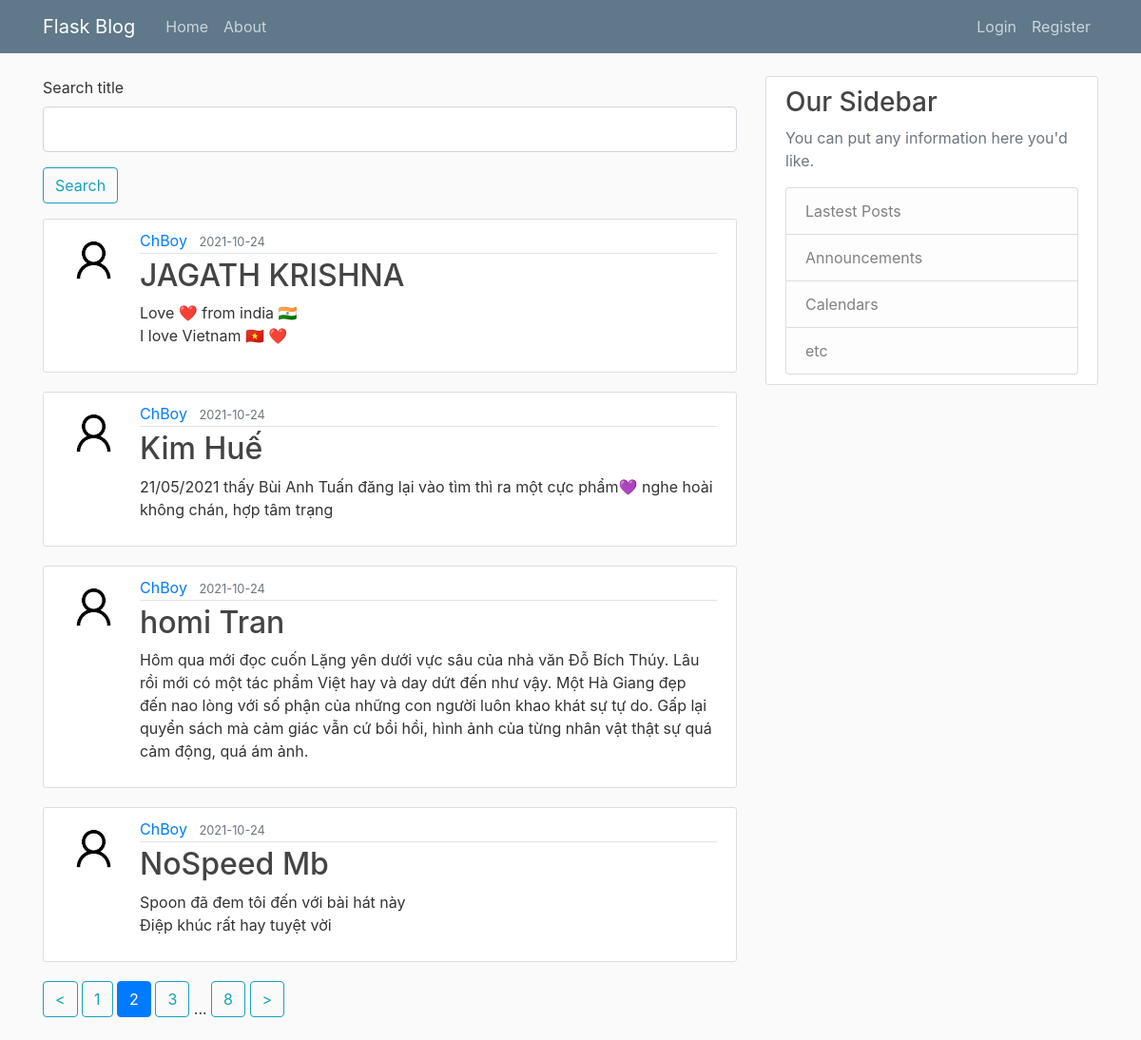
The page /home?page=2 on the database its author committed.
### flaskblog/models.py (models this page shows, shortened)
class Post(db.Model):
    id = db.Column(db.Integer,primary_key = True)
    title = db.Column(db.String(100),nullable = False)
    date_posted = db.Column(db.DateTime,nullable = False,default = datetime.utcnow)
    content = db.Column(db.Text,nullable = False)
    user_id = db.Column(db.Integer,db.ForeignKey('user.id'),nullable = False) # reference to the 'user' table

class User(db.Model,UserMixin):
    id = db.Column(db.Integer,primary_key = True)
    username = db.Column(db.String(20),unique = True,nullable = False)
    email = db.Column(db.String(120),unique = True,nullable = False)
    image_file = db.Column(db.String(20),nullable = False,default = 'default.jpg')
    password = db.Column(db.String(60),nullable = True)
    posts = db.relationship('Post',backref ='author',lazy = True)

### flaskblog/main/routes.py (the view)
@main.route("/")
@main.route("/home")
@swag_from('./docs/homePage.yml')
def home():
    page = request.args.get('page',1,type = int) # find in path  page query, default value = 1
    posts = Post.query.order_by(Post.date_posted.desc()).paginate(page = page,per_page = 4) # paginate each page 4 posts
    form = SearchForm() # search form
    return render_template('home.html', posts = posts,form = form),200

### flaskblog/main/forms.py
class SearchForm(FlaskForm):
    keyword = StringField('Search title',validators = [DataRequired()])
    submit = SubmitField('Search')

### flaskblog/templates/home.html
{% extends 'layout.html'%}
{% block content %}
    <form method = 'POST' action = "/search">
        <div class = 'form-group'>
            {{ form.keyword.label(class = 'form-control-label') }}
            {{ form.keyword(class="form-control form-control-lg") }}
        </div>
        <div class = 'form-group'>
            {{ form.submit(class = "btn btn-outline-info") }}
        </div>
    </form>
{% for post in posts.items %}
    <article class='media content-section'>
        <img class = 'rounded-circle article-img' src = "{{url_for('static',filename='profile_pics/' + post.author.image_file)}}">
        <div class='media-body'>
            <div class='article-metadata'>
                <a class='mr-2' href = "{{ url_for('users.user_post',username = post.author.username) }}">{{ post.author.username }}</a>
                <small class='text-muted'>{{ post.date_posted.strftime('%Y-%m-%d') }}</small>
            </div>
            <h2> <a class='article-title' href='/post/{{ post.id }}'>{{ post.title }}</a></h2>
            <p class = 'article-content'>{{ post.content }}</p>
        </div>
    </article>
{% endfor %}
{%if posts.page > 1 %}
    <a class = 'btn btn-outline-info mb-4' href = "{{ url_for('main.home',page = posts.page -1) }}"> < </a>
{% endif %}
{% for page_num in posts.iter_pages(left_edge =1, right_edge=1,left_current=1,right_current=2) %}
    {% if page_num %}
        {% if page_num == posts.page %}
            <a class = 'btn btn-primary mb-4' href = "{{ url_for('main.home',page = page_num) }}">{{page_num}}</a>
        {% else %}
            <a class = 'btn btn-outline-info mb-4' href = "{{ url_for('main.home',page = page_num) }}">{{page_num}}</a>
        {% endif %}
    {% else %}
      ...
    {% endif %}
{% endfor %}
    <a class = 'btn btn-outline-info mb-4' href = "{{ url_for('main.home',page = posts.page +1) }}"> > </a>
{% endblock content%}

### flaskblog/static/main.css (style rules this page uses)
body { background: #fafafa; color: #333333; margin-top: 5rem; }
h1, h2, h3, h4, h5, h6 { color: #444444; }
.content-section { background: #ffffff; padding: 10px 20px; border: 1px solid #dddddd; border-radius: 3px; margin-bottom: 20px; }
.article-title { color: #444444; }
.article-content { white-space: pre-line; }
.article-img { height: 65px; width: 65px; margin-right: 16px; }
.article-metadata { padding-bottom: 1px; margin-bottom: 4px; border-bottom: 1px solid #e3e3e3 }

### rows shown on the page
Post: image_file (placeholder picture), author.username "ChBoy", date_posted "2021-10-24", title "JAGATH KRISHNA", content "Love ❤️ from india 🇮🇳 I love Vietnam 🇻🇳 ❤️"
Post: image_file (placeholder picture), author.username "ChBoy", date_posted "2021-10-24", title "Kim Huế", content "21/05/2021 thấy Bùi Anh Tuấn đăng lại vào tìm thì ra một cực phẩm💜 nghe hoài không chán, hợp tâm trạng"
Post: image_file (placeholder picture), author.username "ChBoy", date_posted "2021-10-24", title "homi Tran", content "Hôm qua mới đọc cuốn Lặng yên dưới vực sâu của nhà văn Đỗ Bích Thúy. Lâu rồi mới có một tác phẩm Việt hay và day dứt đến như vậy. Một Hà Giang đẹp đến nao lòng với số phận của những con người luôn khao khát sự tự do. Gấp lại quyển sách mà cảm giác vẫn cứ bồi hồi, hình ảnh của từng nhân vật thật sự quá cảm động, quá ám ảnh."
Post: image_file (placeholder picture), author.username "ChBoy", date_posted "2021-10-24", title "NoSpeed Mb", content "Spoon đã đem tôi đến với bài hát này Điệp khúc rất hay tuyệt vời"

### other values the page prints
{{ page_num }} "1" "3" "8"
{{ page_num }} "2"
